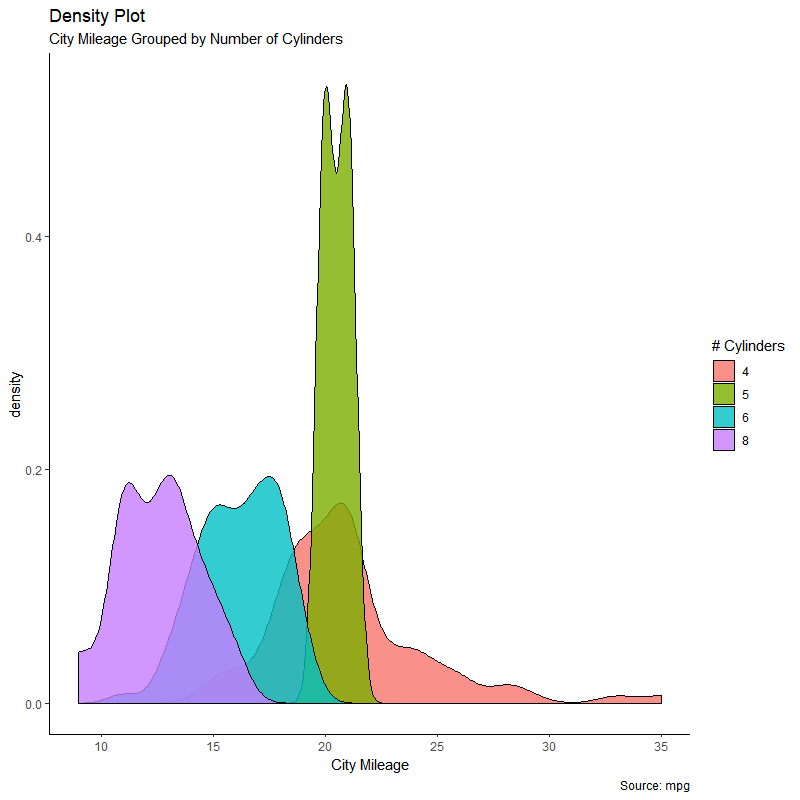

The script that drew this image:
### DENSITY PLOT ###

# Import ggplot2 package
library(ggplot2)                           

# Pre-set the classic theme
theme_set(theme_classic())                 

g <- ggplot(data = ,                       # name the plot variable and load data set
            aes())                         # set the x variable

g + geom_density(aes(fill = factor()),     # type in the bin fill variable
                 alpha = ) +               # set an alpha value
  labs(title = "",                         # type in the plot title
       subtitle = "",                      # type in the plot subtitle
       caption = "",                       # type in additional captions
       x = "",                             # type in the x-axis title
       fill = "")                          # type in the fill label title

# EXAMPLE

library(ggplot2)
theme_set(theme_classic())

g <- ggplot(data = mpg,
            aes(cty))

g + geom_density(aes(fill = factor(cyl)),
                 alpha = 0.8) +
  labs(title = "Density Plot",
       subtitle = "City Mileage Grouped by Number of Cylinders",
       caption = "Source: mpg",
       x = "City Mileage",
       fill = "# Cylinders")
